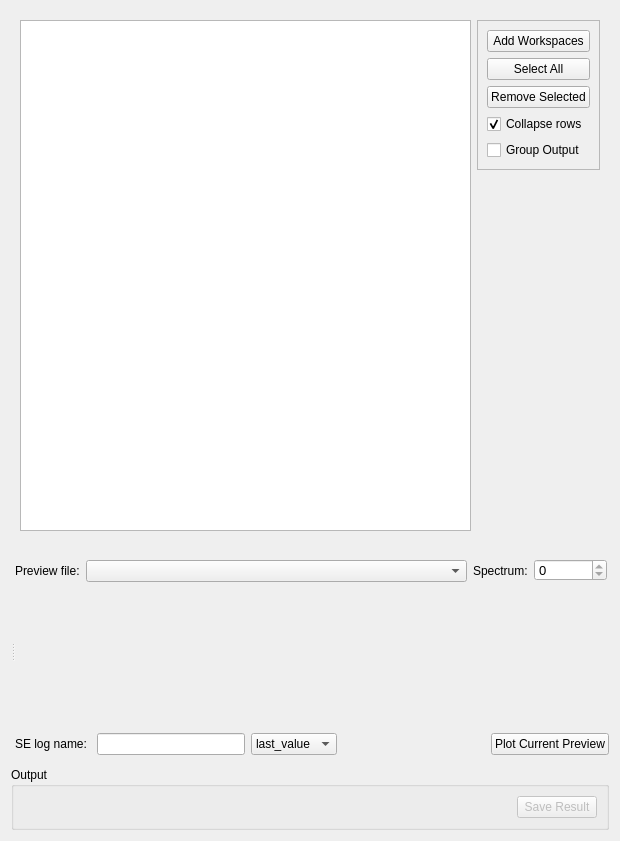
<?xml version="1.0" encoding="UTF-8"?>
<ui version="4.0">
 <class>ElwinTab</class>
 <widget class="QWidget" name="ElwinTab">
  <property name="geometry">
   <rect>
    <x>0</x>
    <y>0</y>
    <width>620</width>
    <height>841</height>
   </rect>
  </property>
  <property name="sizePolicy">
   <sizepolicy hsizetype="Preferred" vsizetype="Preferred">
    <horstretch>0</horstretch>
    <verstretch>0</verstretch>
   </sizepolicy>
  </property>
  <property name="minimumSize">
   <size>
    <width>600</width>
    <height>841</height>
   </size>
  </property>
  <property name="windowTitle">
   <string>Form</string>
  </property>
  <layout class="QVBoxLayout" name="verticalLayout">
   <item>
    <widget class="QFrame" name="inputChoice">
     <property name="sizePolicy">
      <sizepolicy hsizetype="MinimumExpanding" vsizetype="MinimumExpanding">
       <horstretch>0</horstretch>
       <verstretch>0</verstretch>
      </sizepolicy>
     </property>
     <property name="toolTip">
      <string>For every workspace added, it checks whether to show every spectra of the each workspace as individual rows, or collapse all spectra into one row per workspace</string>
     </property>
     <layout class="QGridLayout" name="gridLayout_2" columnstretch="1,0">
      <item row="0" column="1" alignment="Qt::AlignTop">
       <widget class="QFrame" name="frame_2">
        <property name="sizePolicy">
         <sizepolicy hsizetype="Expanding" vsizetype="Expanding">
          <horstretch>0</horstretch>
          <verstretch>0</verstretch>
         </sizepolicy>
        </property>
        <property name="frameShape">
         <enum>QFrame::StyledPanel</enum>
        </property>
        <property name="frameShadow">
         <enum>QFrame::Raised</enum>
        </property>
        <layout class="QVBoxLayout" name="verticalLayout_4">
         <item>
          <widget class="QPushButton" name="wkspAdd">
           <property name="text">
            <string>Add Workspaces</string>
           </property>
          </widget>
         </item>
         <item>
          <widget class="QPushButton" name="pbSelAll">
           <property name="text">
            <string>Select All</string>
           </property>
          </widget>
         </item>
         <item>
          <widget class="QPushButton" name="wkspRemove">
           <property name="text">
            <string>Remove Selected</string>
           </property>
          </widget>
         </item>
         <item>
          <widget class="QCheckBox" name="ckCollapse">
           <property name="enabled">
            <bool>true</bool>
           </property>
           <property name="text">
            <string>Collapse rows</string>
           </property>
           <property name="checked">
            <bool>true</bool>
           </property>
          </widget>
         </item>
         <item>
          <widget class="QCheckBox" name="ckGroupOutput">
           <property name="text">
            <string>Group Output</string>
           </property>
          </widget>
         </item>
        </layout>
       </widget>
      </item>
      <item row="0" column="0">
       <widget class="QTableWidget" name="tbElwinData">
        <property name="sizePolicy">
         <sizepolicy hsizetype="Expanding" vsizetype="Expanding">
          <horstretch>0</horstretch>
          <verstretch>0</verstretch>
         </sizepolicy>
        </property>
        <property name="minimumSize">
         <size>
          <width>400</width>
          <height>0</height>
         </size>
        </property>
       </widget>
      </item>
     </layout>
    </widget>
   </item>
   <item>
    <widget class="QSplitter" name="splitterPlot">
     <property name="sizePolicy">
      <sizepolicy hsizetype="Expanding" vsizetype="Preferred">
       <horstretch>0</horstretch>
       <verstretch>0</verstretch>
      </sizepolicy>
     </property>
     <property name="orientation">
      <enum>Qt::Horizontal</enum>
     </property>
     <widget class="QWidget" name="layoutWidget1">
      <layout class="QVBoxLayout" name="properties"/>
     </widget>
     <widget class="QWidget" name="layoutWidget">
      <layout class="QVBoxLayout" name="loPlotAndOptions">
       <item>
        <layout class="QHBoxLayout" name="loPreviewSelection">
         <item>
          <widget class="QLabel" name="lbPreviewFile">
           <property name="sizePolicy">
            <sizepolicy hsizetype="Fixed" vsizetype="Preferred">
             <horstretch>0</horstretch>
             <verstretch>0</verstretch>
            </sizepolicy>
           </property>
           <property name="text">
            <string>Preview file:</string>
           </property>
          </widget>
         </item>
         <item>
          <widget class="QComboBox" name="cbPreviewFile"/>
         </item>
         <item>
          <widget class="QLabel" name="lbPreviewSpec">
           <property name="sizePolicy">
            <sizepolicy hsizetype="Fixed" vsizetype="Preferred">
             <horstretch>0</horstretch>
             <verstretch>0</verstretch>
            </sizepolicy>
           </property>
           <property name="text">
            <string>Spectrum:</string>
           </property>
          </widget>
         </item>
         <item>
          <widget class="QStackedWidget" name="elwinPreviewSpec">
           <property name="sizePolicy">
            <sizepolicy hsizetype="Fixed" vsizetype="Preferred">
             <horstretch>0</horstretch>
             <verstretch>0</verstretch>
            </sizepolicy>
           </property>
           <property name="minimumSize">
            <size>
             <width>75</width>
             <height>50</height>
            </size>
           </property>
           <property name="lineWidth">
            <number>-1</number>
           </property>
           <property name="currentIndex">
            <number>0</number>
           </property>
           <widget class="QWidget" name="pgPlotSpinBox">
            <widget class="QSpinBox" name="spPlotSpectrum">
             <property name="geometry">
              <rect>
               <x>0</x>
               <y>13</y>
               <width>73</width>
               <height>22</height>
              </rect>
             </property>
             <property name="sizePolicy">
              <sizepolicy hsizetype="Fixed" vsizetype="Expanding">
               <horstretch>0</horstretch>
               <verstretch>0</verstretch>
              </sizepolicy>
             </property>
             <property name="minimumSize">
              <size>
               <width>73</width>
               <height>22</height>
              </size>
             </property>
             <property name="font">
              <font>
               <family>MS Shell Dlg 2</family>
               <pointsize>10</pointsize>
              </font>
             </property>
             <property name="maximum">
              <number>0</number>
             </property>
            </widget>
           </widget>
           <widget class="QWidget" name="pgPlotCombo">
            <widget class="QComboBox" name="cbPlotSpectrum">
             <property name="geometry">
              <rect>
               <x>0</x>
               <y>14</y>
               <width>73</width>
               <height>22</height>
              </rect>
             </property>
             <property name="sizePolicy">
              <sizepolicy hsizetype="Fixed" vsizetype="Expanding">
               <horstretch>0</horstretch>
               <verstretch>0</verstretch>
              </sizepolicy>
             </property>
             <property name="font">
              <font>
               <pointsize>10</pointsize>
              </font>
             </property>
            </widget>
           </widget>
          </widget>
         </item>
        </layout>
       </item>
       <item>
        <widget class="MantidQt::MantidWidgets::PreviewPlot" name="ppPlot" native="true">
         <property name="sizePolicy">
          <sizepolicy hsizetype="Preferred" vsizetype="MinimumExpanding">
           <horstretch>0</horstretch>
           <verstretch>1</verstretch>
          </sizepolicy>
         </property>
         <property name="minimumSize">
          <size>
           <width>0</width>
           <height>125</height>
          </size>
         </property>
         <property name="canvasColour" stdset="0">
          <color>
           <red>255</red>
           <green>255</green>
           <blue>255</blue>
          </color>
         </property>
        </widget>
       </item>
       <item>
        <layout class="QHBoxLayout" name="loSampleLog">
         <item>
          <widget class="QLabel" name="label_2">
           <property name="text">
            <string>SE log name: </string>
           </property>
          </widget>
         </item>
         <item>
          <widget class="QLineEdit" name="leLogName">
           <property name="text">
            <string/>
           </property>
          </widget>
         </item>
         <item>
          <widget class="QComboBox" name="leLogValue">
           <item>
            <property name="text">
             <string>last_value</string>
            </property>
           </item>
           <item>
            <property name="text">
             <string>average</string>
            </property>
           </item>
          </widget>
         </item>
         <item>
          <spacer name="horizontalSpacer_2">
           <property name="orientation">
            <enum>Qt::Horizontal</enum>
           </property>
           <property name="sizeHint" stdset="0">
            <size>
             <width>40</width>
             <height>20</height>
            </size>
           </property>
          </spacer>
         </item>
         <item>
          <widget class="QPushButton" name="pbPlotPreview">
           <property name="text">
            <string>Plot Current Preview</string>
           </property>
          </widget>
         </item>
        </layout>
       </item>
      </layout>
     </widget>
    </widget>
   </item>
   <item>
    <widget class="MantidQt::CustomInterfaces::RunView" name="runWidget" native="true"/>
   </item>
   <item>
    <widget class="QGroupBox" name="gbOutput">
     <property name="minimumSize">
      <size>
       <width>0</width>
       <height>0</height>
      </size>
     </property>
     <property name="title">
      <string>Output</string>
     </property>
     <layout class="QHBoxLayout" name="horizontalLayout">
      <item>
       <widget class="MantidQt::CustomInterfaces::OutputPlotOptionsView" name="ipoPlotOptions" native="true"/>
      </item>
      <item>
       <spacer name="horizontalSpacer_1">
        <property name="orientation">
         <enum>Qt::Horizontal</enum>
        </property>
        <property name="sizeHint" stdset="0">
         <size>
          <width>40</width>
          <height>20</height>
         </size>
        </property>
       </spacer>
      </item>
      <item>
       <widget class="QPushButton" name="pbSave">
        <property name="enabled">
         <bool>false</bool>
        </property>
        <property name="text">
         <string>Save Result</string>
        </property>
       </widget>
      </item>
     </layout>
    </widget>
   </item>
  </layout>
 </widget>
 <customwidgets>
  <customwidget>
   <class>MantidQt::CustomInterfaces::RunView</class>
   <extends>QWidget</extends>
   <header>MantidQtWidgets/Spectroscopy/RunWidget/RunView.h</header>
   <container>1</container>
  </customwidget>
  <customwidget>
   <class>MantidQt::CustomInterfaces::OutputPlotOptionsView</class>
   <extends>QWidget</extends>
   <header>MantidQtWidgets/Spectroscopy/OutputWidget/OutputPlotOptionsView.h</header>
   <container>1</container>
  </customwidget>
  <customwidget>
   <class>MantidQt::MantidWidgets::PreviewPlot</class>
   <extends>QWidget</extends>
   <header>MantidQtWidgets/Plotting/PreviewPlot.h</header>
   <container>1</container>
  </customwidget>
 </customwidgets>
 <resources/>
 <connections/>
</ui>
